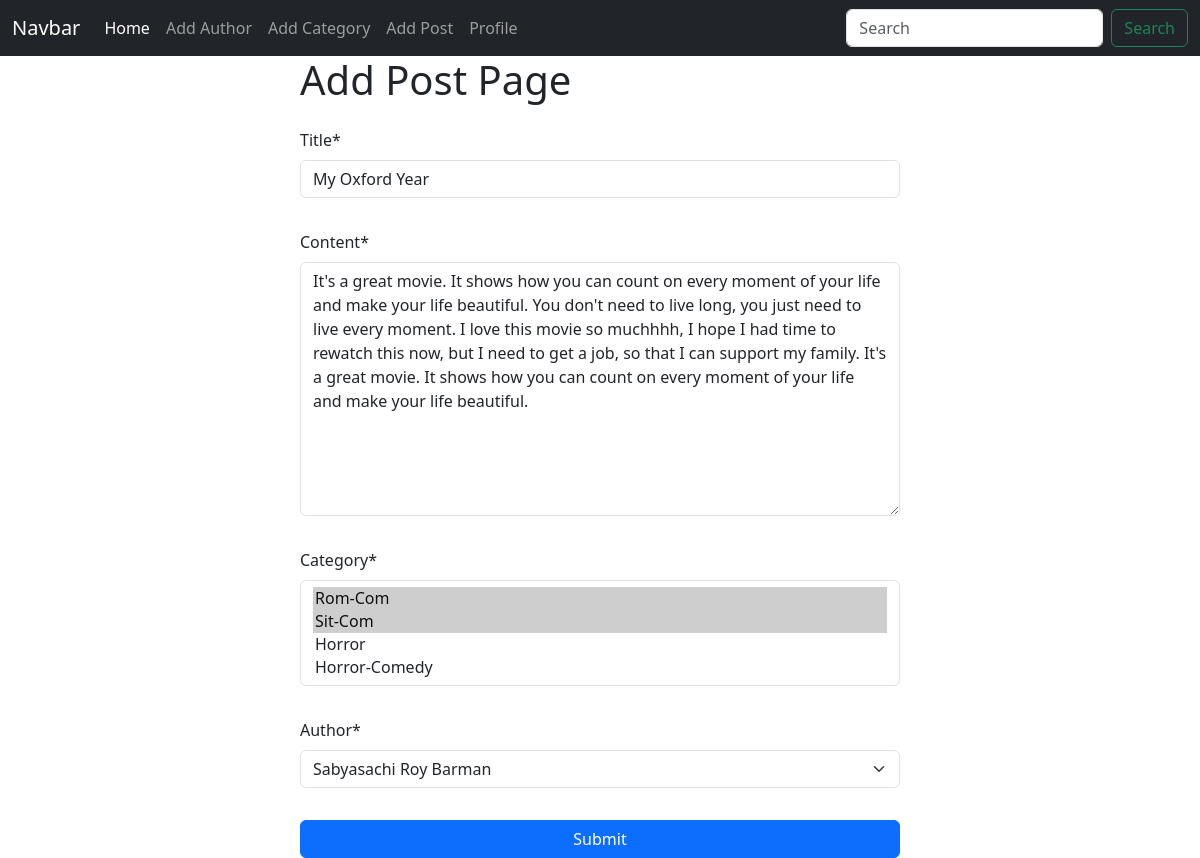
The page /posts/edit/1 on the database its author committed.
### posts/models.py (models this page shows, shortened)
class Post(models.Model):
    title = models.CharField(max_length=500)
    content = models.TextField()
    category = models.ManyToManyField(Category) #ekta post multiple catgory er majhe thakte pare, abr ekta post er vitor multiple category thakte pare
    author = models.ForeignKey(Author, on_delete=models.CASCADE)

### posts/views.py (the view)
# urls.py: path('edit/<int:id>', views.edit_post, name='edit_post'),
def edit_post(request, id):
    post = models.Post.objects.get(pk = id)
    post_form = forms.PostForm(instance=post)
    if request.method == 'POST':
        post_form = forms.PostForm(request.POST)
        if post_form.is_valid():
            post_form.save()
            return redirect("Home")
    return render(request, 'add_post.html', {'form':post_form})

### posts/forms.py
class PostForm(forms.ModelForm):
    class Meta:
        model = Post
        fields = '__all__'

### author/models.py (called while the page is built)
    def __str__(self):
        return self.name

### categories/models.py (called while the page is built)
    def __str__(self):
        return self.name

### posts/templates/add_post.html (shortened to what this page needs)
{% extends 'base.html' %}
{% load crispy_forms_tags %}
{% block content %}
<form method="post" style="width: 50%; margin: auto; display: flex; flex-direction: column; gap: 1rem;">
    <h1>Add Post Page</h1>
    {{form|crispy}}
    <input type="submit" value="Submit" class="btn btn-primary">
</form>
{% endblock %}

### rows shown on the page
Post: title "My Oxford Year", content "It's a great movie. It shows how you can count on every moment of your life and make your life beautiful. You don't need to live long, you just need to live every moment. I love this movie so muchhhh, I hope I had time to rewatch this now, but I need to get a job, so that I can support my family. It's a great movie. It shows how you can count on every moment of your life and make your life beautiful.", author "Sabyasachi Roy Barman"
